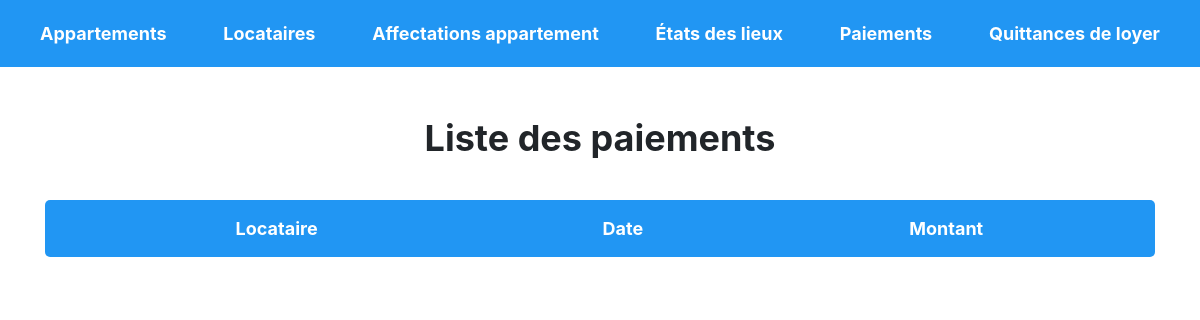
Before: /index/paiement_list with the older database file.
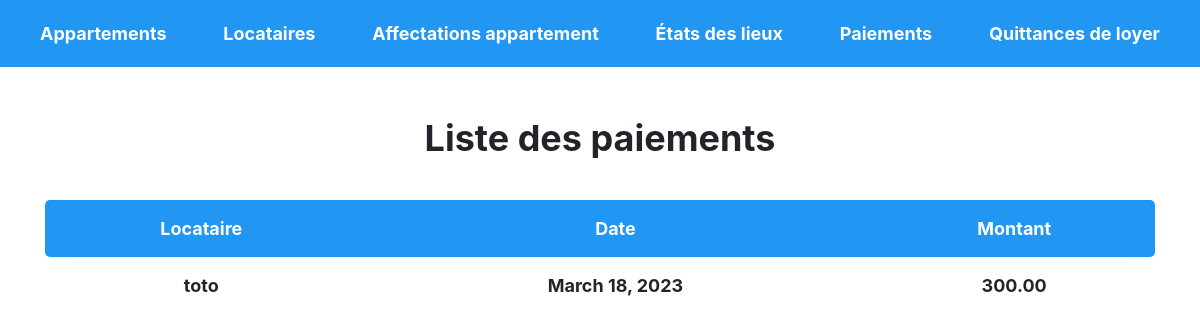
After: the same page with the newer database file.
### gestion_locataire/models.py (models this page shows, shortened)
class Paiement(models.Model):
    locataire = models.ForeignKey(Locataire, on_delete=models.CASCADE)
    date = models.DateField()
    montant = models.DecimalField(max_digits=10, decimal_places=2)

class Locataire(models.Model):
    nom = models.CharField(max_length=100)
    adresse = models.CharField(max_length=200)
    numero_telephone = models.CharField(max_length=20)
    adresse_email = models.EmailField()

### gestion_locataire/views.py (the view)
# urls.py: path('paiement_list', views.paiement_list, name='paiement_list'),
def paiement_list(request):
    paiements = Paiement.objects.all()
    return render(request, 'gestion_locataire/paiement_list.html', {'paiements': paiements})

### gestion_locataire/templates/gestion_locataire/paiement_list.html (shortened to what this page needs)
<!DOCTYPE html>
<html>
  <head>
    <link rel="stylesheet" href="https://maxcdn.bootstrapcdn.com/bootstrap/4.0.0/css/bootstrap.min.css">
  </head>
  <body>
    <div class="navbar">
      <a href="{% url 'appartement_list' %}">Appartements</a>
      <a href="{% url 'locataire_list' %}">Locataires</a>
      <a href="{% url 'affectation_appartement_list' %}">Affectations appartement</a>
      <a href="{% url 'etat_des_lieux_list' %}">États des lieux</a>
      <a href="{% url 'paiement_list' %}">Paiements</a>
      <a href="{% url 'quittance_loyer_list' %}">Quittances de loyer</a>
    </div>
    <div class="container">
        <h1>Liste des paiements</h1>
        <table>
          <thead>
            <tr>
              <th>Locataire</th>
              <th>Date</th>
              <th>Montant</th>
            </tr>
          </thead>
          <tbody>
            {% for paiement in paiements %}
            <tr>
              <td>{{ paiement.locataire.nom }}</td>
              <td>{{ paiement.date }}</td>
              <td>{{ paiement.montant }}</td>
            </tr>
            {% endfor %}
          </tbody>
        </table>
      </div>
  </body>
</html>

Changed rows visible on the page:
added Paiement: locataire.nom "toto", date "March 18, 2023", montant "300.00"
